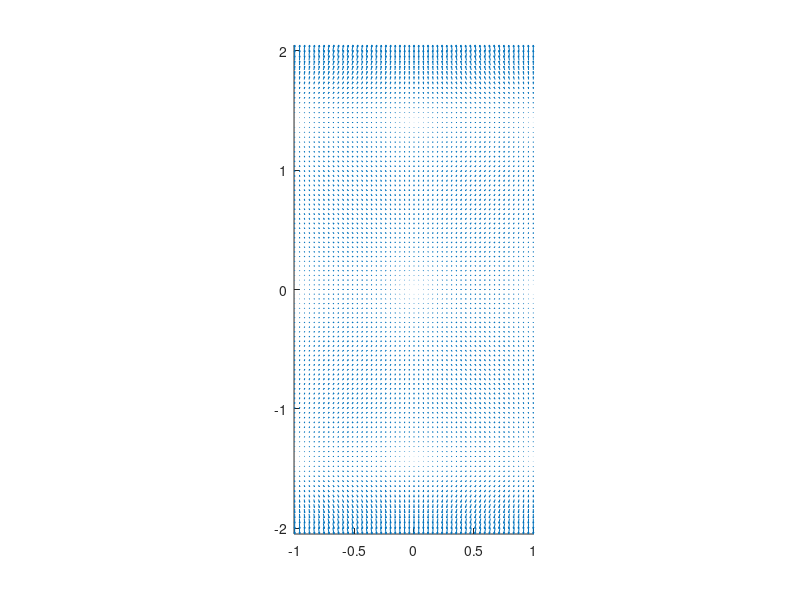

The MATLAB script that drew this image:
[x1,x2] = meshgrid(-1:.04:1,-2:.04:2);
px=-x1+x1.^3;
py=-x2+.5*x2.^3;

% z= (-1.2593e-06)+(-1.5483e-17)*x1+(3.4914)*x1.^2+(4.97e-13)*x1.^3+(377.74)*x1.^4+(-5.8455e-18)*x2+(3.2504)*x2.^2+(2.8552e-14)*x2.^3+(381.85)*x2.^4+(9.2449e-15)*x2*x1+(2.6175e-13)*x2*x1.^2+(3.3466e-13)*x2*x1.^3+(8.1424e-13)*x2.^2*x1+(549.1)*x2.^2*x1.^2+(-1.1462e-12)*x2.^3*x1;

% contour(x1,x2,z,.0361),
hold on
quiver(x1,x2,px,py),  
hold off,
axis image